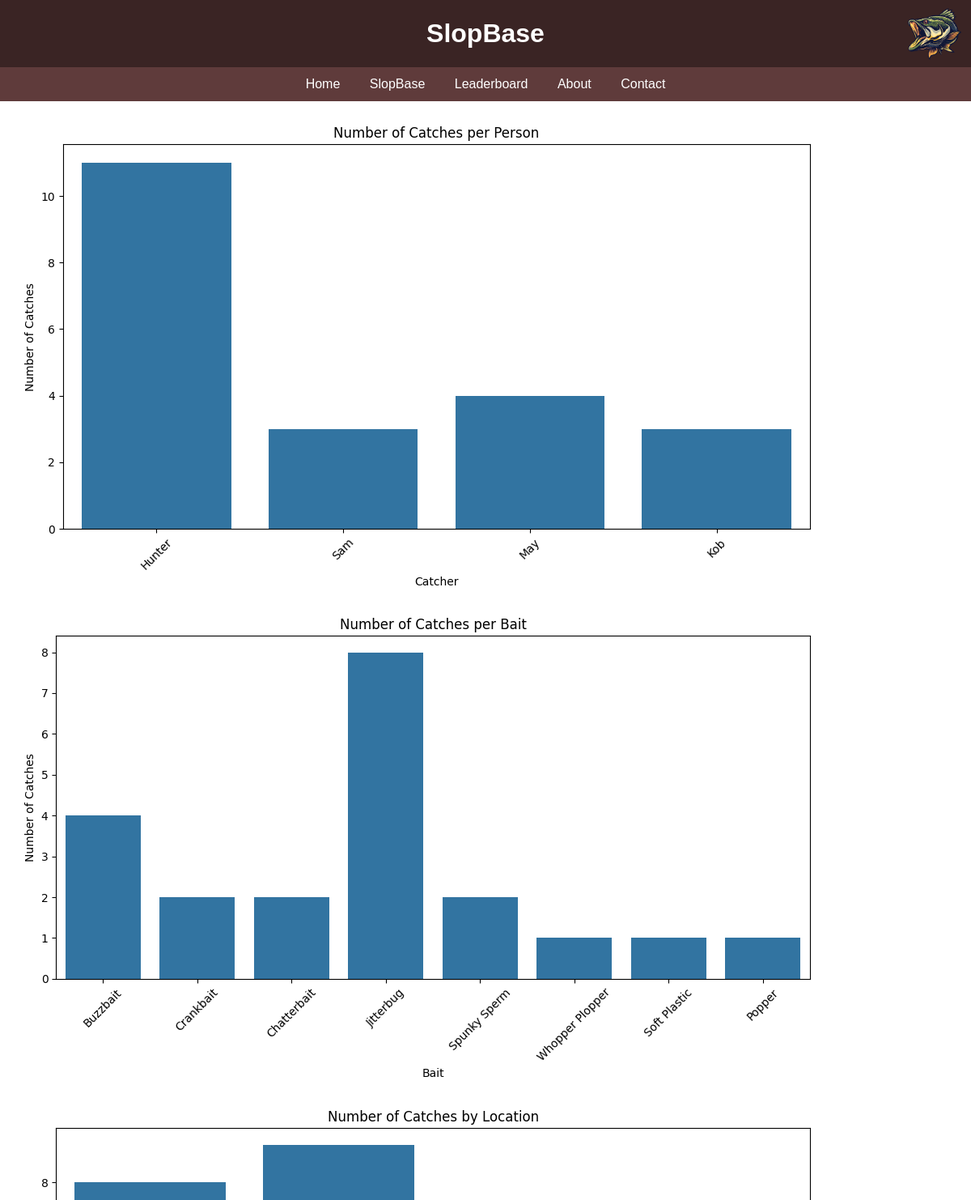
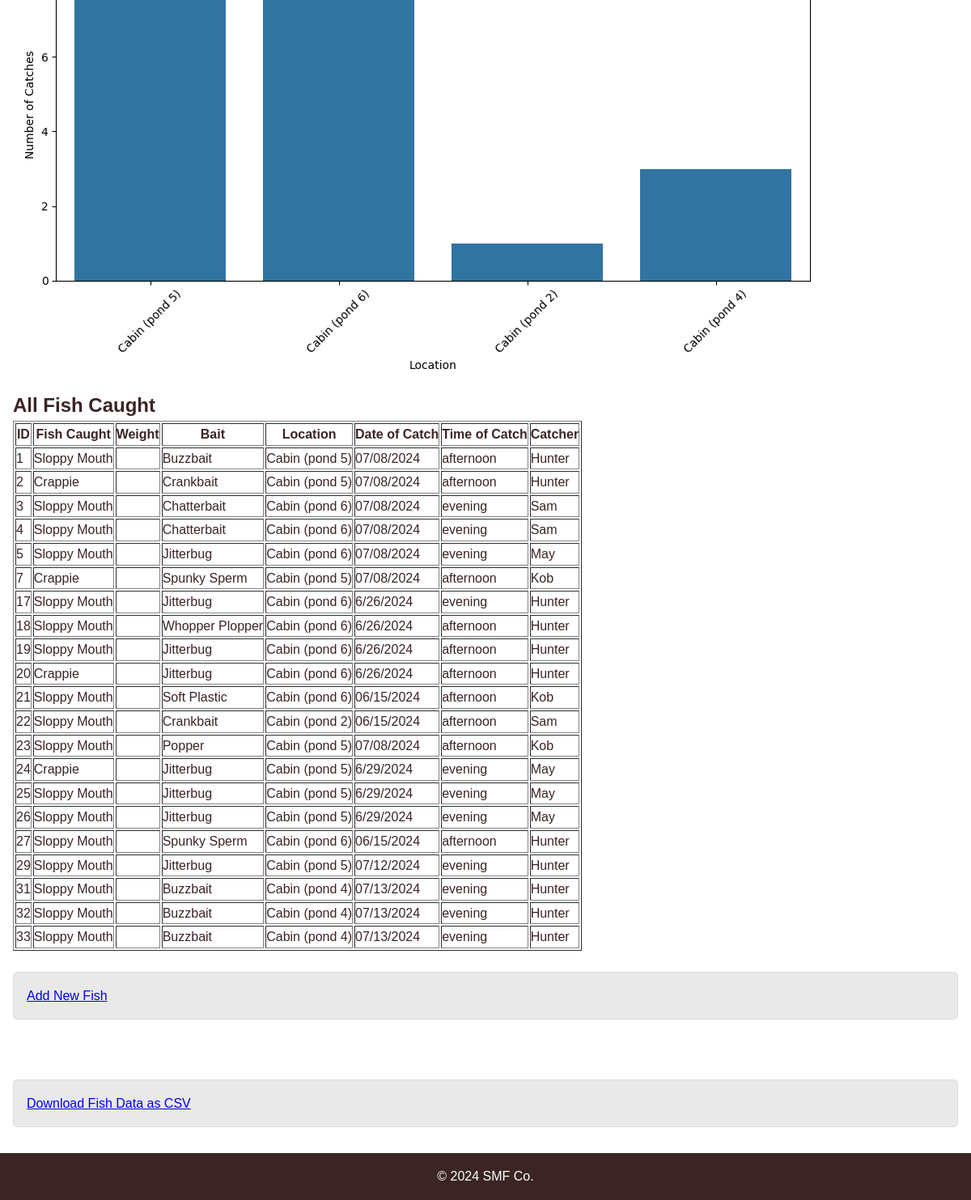
The page /database on the database its author committed (2 pictures, top to bottom).
### tables this page shows
CREATE TABLE fishcaught (
                    id INTEGER PRIMARY KEY AUTOINCREMENT,
                    fishcaught VARCHAR(255) NOT NULL,
                    weight VARCHAR(50),
                    bait VARCHAR(100),
                    location INTEGER,
                    dateofcatch DATE,
                    timeofcatch TIME,
                    catcher VARCHAR(100),
                    image TEXT
                );

### app.py (the view)
@app.route('/database')
def database():
    conn = sqlite3.connect(DB_FILE)
    c = conn.cursor()
    c.execute('''SELECT * FROM fishcaught''')
    fish_list = c.fetchall()
    df = pd.DataFrame(fish_list, columns=['id', 'fishcaught', 'weight', 'bait', 'location', 'dateofcatch', 'timeofcatch', 'catcher', 'image'])
    catches_per_person_img = plot_number_of_catches_per_person(df)
    catches_per_bait_img = plot_number_of_catches_per_bait(df)
    catches_by_location_img = plot_by_location(df)
    conn.close()
    return render_template('database.html', fish_list=fish_list,
                           catches_per_person_img=catches_per_person_img,
                           catches_per_bait_img=catches_per_bait_img,
                           catches_by_location_img=catches_by_location_img)

### app.py (called while the page is built)
def plot_number_of_catches_per_person(df):
    plt.figure(figsize=(10, 6))
    sns.countplot(x='catcher', data=df)
    plt.title('Number of Catches per Person')
    plt.xlabel('Catcher')
    plt.ylabel('Number of Catches')
    plt.xticks(rotation=45)
    plt.tight_layout()
    img_bytes = BytesIO()
    plt.savefig(img_bytes, format='png')
    img_bytes.seek(0)
    img_base64 = base64.b64encode(img_bytes.read()).decode('utf-8')
    plt.close()
    return img_base64

def plot_number_of_catches_per_bait(df):
    plt.figure(figsize=(10, 6))
    sns.countplot(x='bait', data=df)
    plt.title('Number of Catches per Bait')
    plt.xlabel('Bait')
    plt.ylabel('Number of Catches')
    plt.xticks(rotation=45)
    plt.tight_layout()
    img_bytes = BytesIO()
    plt.savefig(img_bytes, format='png')
    img_bytes.seek(0)
    img_base64 = base64.b64encode(img_bytes.read()).decode('utf-8')
    plt.close()
    return img_base64

def plot_by_location(df):
    plt.figure(figsize=(10, 6))
    sns.countplot(x='location', data=df)
    plt.title('Number of Catches by Location')
    plt.xlabel('Location')
    plt.ylabel('Number of Catches')
    plt.xticks(rotation=45)
    plt.tight_layout()
    img_bytes = BytesIO()
    plt.savefig(img_bytes, format='png')
    img_bytes.seek(0)
    img_base64 = base64.b64encode(img_bytes.read()).decode('utf-8')
    plt.close()
    return img_base64

### templates/database.html (shortened to what this page needs)
<!DOCTYPE html>
<html lang="en">
<head>
    <link rel="stylesheet" href="{{ url_for('static', filename='css/styles.css') }}">
</head>
<body class="page-default">
    <div class="wrapper">
        <header class="header-default">
            <img src="{{ url_for('static', filename='Images/Sloppy.png') }}" class="Logo">
            <div class="header-text">
                <h1>SlopBase</h1>
            </div>
        </header>
        <nav class="nav-default">
            <ul>
                <li><a href="{{ url_for('index') }}">Home</a></li>
                <li><a href="{{ url_for('database') }}">SlopBase</a></li>
                <li><a href="{{ url_for('leaderboard') }}">Leaderboard</a></li>
                <li><a href="{{ url_for('about') }}">About</a></li>
                <li><a href="{{ url_for('contact') }}">Contact</a></li>
            </ul>
        </nav>
        <main class="main-default">
            <img alt="Number of Catches per Person">
            <img alt="Number of Catches per Bait">
            <img alt="Number of Catches by Location">
            <h2>All Fish Caught</h2>
            {% if fish_list %}
                <table border="1">
                    <tr>
                        <th>ID</th>
                        <th>Fish Caught</th>
                        <th>Weight</th>
                        <th>Bait</th>
                        <th>Location</th>
                        <th>Date of Catch</th>
                        <th>Time of Catch</th>
                        <th>Catcher</th>
                    </tr>
                    {% for fish in fish_list %}
                    <tr>
                        <td>{{ fish[0] }}</td>
                        <td>{{ fish[1] }}</td>
                        <td>{{ fish[2] }}</td>
                        <td>{{ fish[3] }}</td>
                        <td>{{ fish[4] }}</td>
                        <td>{{ fish[5] }}</td>
                        <td>{{ fish[6] }}</td>
                        <td>{{ fish[7] }}</td>
                    </tr>
                    {% endfor %}
                </table>
            {% else %}
                <p>No fish caught yet.</p>
            {% endif %}
            <br>
            <section id="add-fish-section" class="section-default">
                <a href="{{ url_for('add_fish_form') }}" class="btn btn-primary">Add New Fish</a>
            </section>
        </main>
    </div>
    <br>
    <main class="main-default">
        <section id="download-csv-section" class="section-default">
            <a href="{{ url_for('download_csv') }}" class="btn btn-secondary">Download Fish Data as CSV</a>
        </section>
    </main>
    <footer class="footer-default">
        <p>&copy; 2024 SMF Co.</p>
    </footer>
</body>
</html>

### static/css/styles.css (style rules this page uses)
* { margin: 0; padding: 0; box-sizing: border-box; }
html, body { height: 100%; }
body { font-family: Arial, sans-serif; line-height: 1.6; background-color: #ffffff; color: #3a2424; display: flex; flex-direction: column; }
.wrapper { flex: 1; }
.header-default { position: relative; background: #3a2424; color: #fff; padding: 1rem 0; text-align: center; }
.header-text { flex: 1; text-align: center; }
.Logo { position: absolute; right: 10px; top: 50%; transform: translateY(-50%); max-width: 70px; max-height: 100px; }
.nav-default { background: #5f3b3b; color: #00000000; padding: 0.5rem; text-align: center; }
.nav-default ul { list-style: none; }
.nav-default ul li { display: inline; margin: 0 1rem; }
.nav-default ul li a { color: #ffffff; text-decoration: none; }
.main-default { padding: 1rem; flex: 1; }
.section-default { margin-bottom: 1rem; padding: 1rem; border-radius: 5px; background: #e9e9e9; border: 1px solid #ddd; }
.footer-default { text-align: center; padding: 1rem 0; background: #3a2424; color: #fff; }

### rows shown on the page
fishcaught: id "1", fishcaught "Sloppy Mouth", bait "Buzzbait", location "Cabin (pond 5)", dateofcatch "07/08/2024", timeofcatch "afternoon", catcher "Hunter"
fishcaught: id "2", fishcaught "Crappie", bait "Crankbait", location "Cabin (pond 5)", dateofcatch "07/08/2024", timeofcatch "afternoon", catcher "Hunter"
fishcaught: id "3", fishcaught "Sloppy Mouth", bait "Chatterbait", location "Cabin (pond 6)", dateofcatch "07/08/2024", timeofcatch "evening", catcher "Sam"
fishcaught: id "4", fishcaught "Sloppy Mouth", bait "Chatterbait", location "Cabin (pond 6)", dateofcatch "07/08/2024", timeofcatch "evening", catcher "Sam"
fishcaught: id "5", fishcaught "Sloppy Mouth", bait "Jitterbug", location "Cabin (pond 6)", dateofcatch "07/08/2024", timeofcatch "evening", catcher "May"
fishcaught: id "7", fishcaught "Crappie", bait "Spunky Sperm", location "Cabin (pond 5)", dateofcatch "07/08/2024", timeofcatch "afternoon", catcher "Kob"
fishcaught: id "17", fishcaught "Sloppy Mouth", bait "Jitterbug", location "Cabin (pond 6)", dateofcatch "6/26/2024", timeofcatch "evening", catcher "Hunter"
fishcaught: id "18", fishcaught "Sloppy Mouth", bait "Whopper Plopper", location "Cabin (pond 6)", dateofcatch "6/26/2024", timeofcatch "afternoon", catcher "Hunter"
fishcaught: id "19", fishcaught "Sloppy Mouth", bait "Jitterbug", location "Cabin (pond 6)", dateofcatch "6/26/2024", timeofcatch "afternoon", catcher "Hunter"
fishcaught: id "20", fishcaught "Crappie", bait "Jitterbug", location "Cabin (pond 6)", dateofcatch "6/26/2024", timeofcatch "afternoon", catcher "Hunter"
fishcaught: id "21", fishcaught "Sloppy Mouth", bait "Soft Plastic", location "Cabin (pond 6)", dateofcatch "06/15/2024", timeofcatch "afternoon", catcher "Kob"
fishcaught: id "22", fishcaught "Sloppy Mouth", bait "Crankbait", location "Cabin (pond 2)", dateofcatch "06/15/2024", timeofcatch "afternoon", catcher "Sam"
fishcaught: id "23", fishcaught "Sloppy Mouth", bait "Popper", location "Cabin (pond 5)", dateofcatch "07/08/2024", timeofcatch "afternoon", catcher "Kob"
fishcaught: id "24", fishcaught "Crappie", bait "Jitterbug", location "Cabin (pond 5)", dateofcatch "6/29/2024", timeofcatch "evening", catcher "May"
fishcaught: id "25", fishcaught "Sloppy Mouth", bait "Jitterbug", location "Cabin (pond 5)", dateofcatch "6/29/2024", timeofcatch "evening", catcher "May"
fishcaught: id "26", fishcaught "Sloppy Mouth", bait "Jitterbug", location "Cabin (pond 5)", dateofcatch "6/29/2024", timeofcatch "evening", catcher "May"
fishcaught: id "27", fishcaught "Sloppy Mouth", bait "Spunky Sperm", location "Cabin (pond 6)", dateofcatch "06/15/2024", timeofcatch "afternoon", catcher "Hunter"
fishcaught: id "29", fishcaught "Sloppy Mouth", bait "Jitterbug", location "Cabin (pond 5)", dateofcatch "07/12/2024", timeofcatch "evening", catcher "Hunter"
fishcaught: id "31", fishcaught "Sloppy Mouth", bait "Buzzbait", location "Cabin (pond 4)", dateofcatch "07/13/2024", timeofcatch "evening", catcher "Hunter"
fishcaught: id "32", fishcaught "Sloppy Mouth", bait "Buzzbait", location "Cabin (pond 4)", dateofcatch "07/13/2024", timeofcatch "evening", catcher "Hunter"
fishcaught: id "33", fishcaught "Sloppy Mouth", bait "Buzzbait", location "Cabin (pond 4)", dateofcatch "07/13/2024", timeofcatch "evening", catcher "Hunter"
